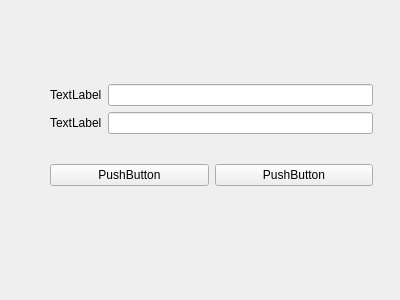
<?xml version="1.0" encoding="UTF-8"?>
<ui version="4.0">
 <class>Form</class>
 <widget class="QWidget" name="Form">
  <property name="geometry">
   <rect>
    <x>0</x>
    <y>0</y>
    <width>400</width>
    <height>300</height>
   </rect>
  </property>
  <property name="windowTitle">
   <string>Form</string>
  </property>
  <widget class="QWidget" name="verticalLayoutWidget">
   <property name="geometry">
    <rect>
     <x>50</x>
     <y>60</y>
     <width>323</width>
     <height>151</height>
    </rect>
   </property>
   <layout class="QVBoxLayout" name="verticalLayout">
    <item>
     <layout class="QHBoxLayout" name="horizontalLayout_3">
      <item>
       <layout class="QVBoxLayout" name="verticalLayout_4">
        <item>
         <widget class="QLabel" name="label">
          <property name="text">
           <string>TextLabel</string>
          </property>
         </widget>
        </item>
        <item>
         <widget class="QLabel" name="label_2">
          <property name="text">
           <string>TextLabel</string>
          </property>
         </widget>
        </item>
       </layout>
      </item>
      <item>
       <layout class="QVBoxLayout" name="verticalLayout_5">
        <item>
         <widget class="QLineEdit" name="lineEdit"/>
        </item>
        <item>
         <widget class="QLineEdit" name="lineEdit_2"/>
        </item>
       </layout>
      </item>
     </layout>
    </item>
    <item>
     <layout class="QHBoxLayout" name="horizontalLayout">
      <item>
       <widget class="QPushButton" name="pushButton">
        <property name="text">
         <string>PushButton</string>
        </property>
       </widget>
      </item>
      <item>
       <widget class="QPushButton" name="pushButton_2">
        <property name="text">
         <string>PushButton</string>
        </property>
       </widget>
      </item>
     </layout>
    </item>
   </layout>
  </widget>
  <zorder>verticalLayoutWidget</zorder>
  <zorder>horizontalLayoutWidget</zorder>
  <zorder>horizontalLayoutWidget</zorder>
 </widget>
 <resources/>
 <connections/>
</ui>
